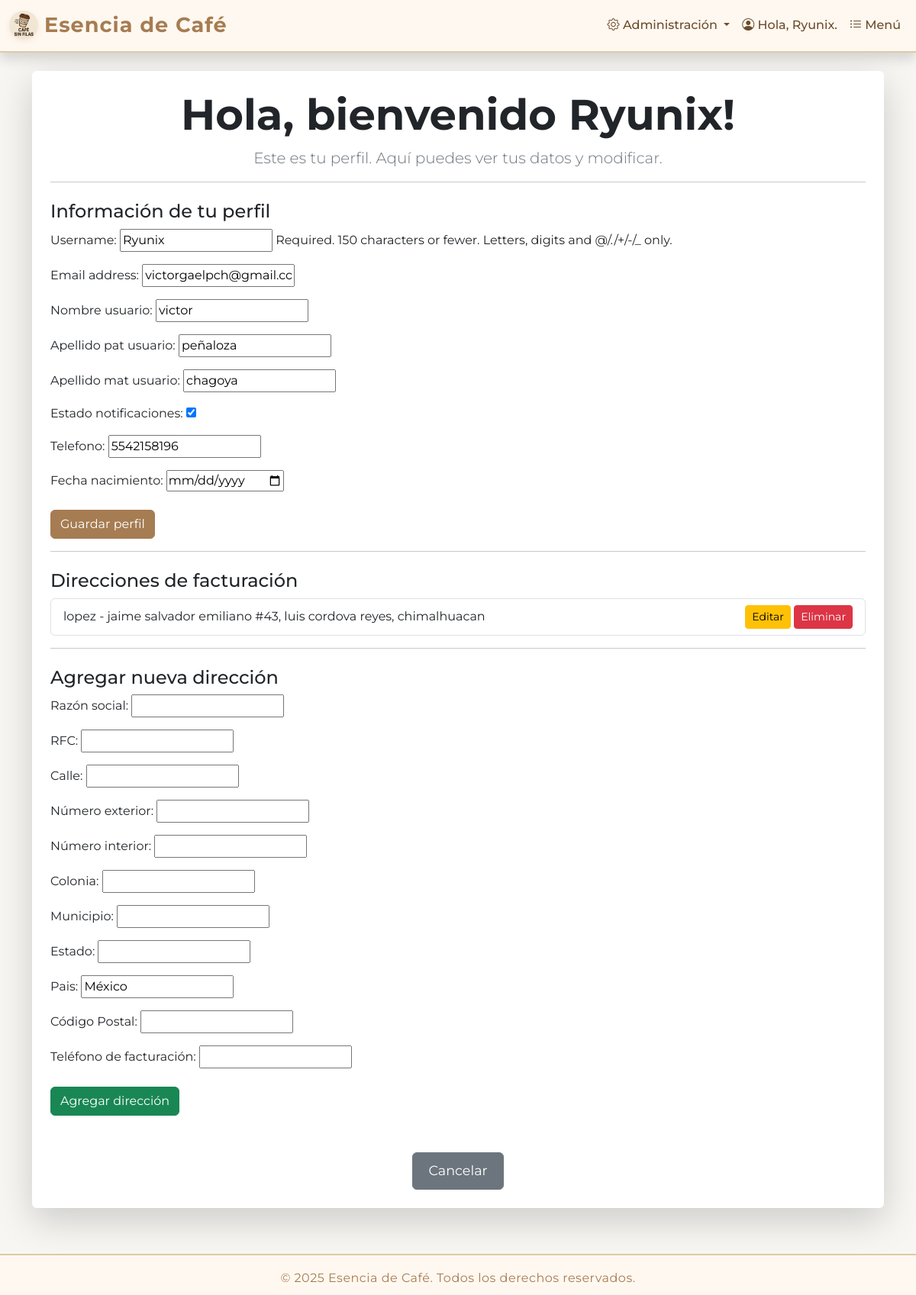
Screenshot of /perfil/editar/ (signed in) with the database file from the repository.
### pedido/models.py (models this page shows, shortened)
class PerfilUsuario(models.Model):
    user = models.OneToOneField(
        User, on_delete=models.CASCADE, related_name='perfil')
    nombre_usuario = models.CharField(max_length=50, default='')
    apellido_pat_usuario = models.CharField(max_length=50)
    apellido_mat_usuario = models.CharField(max_length=50)
    estado_cuenta_usuario = models.CharField(max_length=20)
    estado_notificaciones = models.BooleanField(default=True)
    telefono = models.CharField(max_length=15)
    fecha_registro = models.DateTimeField(auto_now_add=True)
    fecha_nacimiento = models.DateField(null=True, blank=True)
    puntos = models.PositiveIntegerField(default=0)
    id_gestor_pagos_online = models.CharField(
        max_length=100, blank=True)

### perfil/models.py (models this page shows)
class DireccionFacturacion(models.Model):
    usuario = models.ForeignKey(
        User, on_delete=models.CASCADE, related_name='direcciones_facturacion')
    razon_social = models.CharField("Razón social", max_length=100)
    rfc = models.CharField("RFC", max_length=13)
    calle = models.CharField("Calle", max_length=100)
    numero_exterior = models.CharField("Número exterior", max_length=10)
    numero_interior = models.CharField(
        "Número interior", max_length=10, blank=True, null=True)
    colonia = models.CharField(max_length=50)
    municipio = models.CharField(max_length=50)
    estado = models.CharField(max_length=50)
    pais = models.CharField(max_length=50, default='México')
    cp = models.CharField("Código Postal", max_length=10)
    telefono_facturacion = models.CharField(
        "Teléfono de facturación", max_length=15)
    def __str__(self):
        return f'{self.razon_social} - {self.calle} #{self.numero_exterior}, {self.colonia}, {self.municipio}'

### perfil/views.py (the view)
# urls.py: path('perfil/editar/', views.editar_perfil, name='editar_perfil'),
@login_required
def editar_perfil(request):
    perfil = request.user.perfil
    direcciones = request.user.direcciones_facturacion.all()
    if request.method == 'POST':
        user_form = UserForm(request.POST, instance=request.user)
        perfil_form = PerfilUsuarioForm(request.POST, instance=perfil)
        direccion_form = DireccionFacturacionForm(request.POST)
        if 'guardar_perfil' in request.POST:
            if user_form.is_valid() and perfil_form.is_valid():
                user_form.save()
                perfil_form.save()
                return redirect('ver_perfil')
        elif 'agregar_direccion' in request.POST:
            if direccion_form.is_valid():
                nueva_direccion = direccion_form.save(commit=False)
                nueva_direccion.usuario = request.user
                nueva_direccion.save()
                return redirect('editar_perfil')
    else:
        user_form = UserForm(instance=request.user)
        perfil_form = PerfilUsuarioForm(instance=perfil)
        direccion_form = DireccionFacturacionForm()
    return render(request, 'perfil/editarPerfil.html', {
        'user_form': user_form,
        'perfil_form': perfil_form,
        'direccion_form': direccion_form,
        'direcciones': direcciones,
    })

### perfil/forms.py
class UserForm(forms.ModelForm):
    class Meta:
        model = User
        fields = ['username', 'email']

class PerfilUsuarioForm(forms.ModelForm):
    class Meta:
        model = PerfilUsuario
        fields = [
            'nombre_usuario',
            'apellido_pat_usuario',
            'apellido_mat_usuario',
            'estado_notificaciones',
            'telefono',
            'fecha_nacimiento',
        ]
        widgets = {
            'fecha_nacimiento': forms.DateInput(attrs={'type': 'date'}),
        }

### SisWebCafe/context_processors.py (called while the page is built)
def es_gerente(request):
    if request.user.is_authenticated:
        return {'es_gerente': request.user.groups.filter(name='Gerente').exists()}
    return {'es_gerente': False}

### templates/perfil/editarPerfil.html (shortened to what this page needs)
{% extends "Principal/base.html" %} {% load static %} {% block content %}
<div class="bg-white p-4 rounded shadow-lg">
  <div class="text-center">
    <h1 class="display-4 fw-bold text-dark">
      Hola, bienvenido {{ user.username }}!
    </h1>
    <p class="lead text-secondary">
      Este es tu perfil. Aquí puedes ver tus datos y modificar.
    </p>
  </div>
  <hr />
  <div class="mt-4">
    <h4 class="text-dark">Información de tu perfil</h4>
    <form method="post" class="text-start">
      {% csrf_token %} {{ user_form.as_p }} {{ perfil_form.as_p }}
      <button type="submit" name="guardar_perfil" class="btn btn-primary mt-2">
        Guardar perfil
      </button>
    </form>
  </div>
  <hr />
  <div class="mt-4">
    <h4 class="text-dark">Direcciones de facturación</h4>
    <ul class="list-group">
      {% for direccion in direcciones %}
      <li
        class="list-group-item d-flex justify-content-between align-items-center"
      >
        {{ direccion }}
        <span>
          <a
            href="{% url 'editar_direccion' direccion.id %}"
            class="btn btn-sm btn-warning"
            >Editar</a
          >
          <a
            href="{% url 'eliminar_direccion' direccion.id %}"
            class="btn btn-sm btn-danger"
            >Eliminar</a
          >
        </span>
      </li>
      {% empty %}
      <li class="list-group-item text-muted">
        No tienes direcciones agregadas.
      </li>
      {% endfor %}
    </ul>
  </div>
  <hr />
  <div class="mt-4">
    <h4 class="text-dark">Agregar nueva dirección</h4>
    <form method="post" class="text-start">
      {% csrf_token %} {{ direccion_form.as_p }}
      <button
        type="submit"
        name="agregar_direccion"
        class="btn btn-success mt-2"
      >
        Agregar dirección
      </button>
    </form>
  </div>
  <form action="/perfil/" class="text-center mt-5">
    <button
      type="submit"
      class="btn btn-secondary"
      style="padding: 10px 20px; font-size: 1.1rem"
    >
      Cancelar
    </button>
  </form>
</div>
{% endblock content %}

### templates/Principal/base.html (shortened to what this page needs)
{% load static %}
<!DOCTYPE html>
<html lang="es">
  <head>
    <link
      href="https://cdn.jsdelivr.net/npm/bootstrap@5.3.0/dist/css/bootstrap.min.css"
      rel="stylesheet"
    />
    <link href="https://cdn.jsdelivr.net/npm/bootstrap-icons@1.11.3/font/bootstrap-icons.min.css" rel="stylesheet">
  </head>
  <body>
    {% if user.is_authenticated and user.is_staff %}
      <nav class="navbar navbar-light shadow sticky-top">
        <div class="container-fluid">
          <span class="navbar-brand mb-0 h1"><i class="bi bi-cash-register"></i> Panel de Caja</span>
          <a class="btn btn-outline-danger" href="{% url 'logout' %}"><i class="bi bi-box-arrow-right"></i> Cerrar sesión</a>
        </div>
      </nav>
    {% else %}
      <nav class="navbar navbar-expand-lg shadow sticky-top">
        <div class="container-fluid">
          <a class="navbar-brand d-flex align-items-center" href="/">
            <img src="{% static 'img/logo.jpg' %}" alt="Logo" width="38" class="me-2">
            Esencia de Café
          </a>
          <div class="collapse navbar-collapse" id="navbarNav">
            <ul class="navbar-nav ms-auto align-items-center">
              {% if es_gerente %}
              <li class="nav-item dropdown">
                <a
                  class="nav-link dropdown-toggle"
                  href="#"
                  id="adminDropdown"
                  role="button"
                  data-bs-toggle="dropdown"
                  aria-expanded="false"
                >
                  <i class="bi bi-gear"></i> Administración
                </a>
              </li>
              <li class="nav-item">
                <a class="nav-link" href="/perfil"><i class="bi bi-person-circle"></i> Hola, {{user.username}}.</a>
              </li>
              <li class="nav-item">
                <a class="nav-link" href="/productos"><i class="bi bi-list-ul"></i> Menú</a>
              </li>
              {% endif %}
            </ul>
          </div>
        </div>
      </nav>
    {% endif %}
    <div class="container mt-4">{% block content %} {% endblock %}</div>
    <footer>
      <div>
        <span>&copy; {{ now|default:2025 }} Esencia de Café. Todos los derechos reservados.</span>
      </div>
    </footer>
  </body>
</html>

### templates/Principal/base.html (style rules this page uses)
:root { --cafe-oscuro: #6d4c2b; --cafe-medio: #a67c52; --cafe-claro: #fff8f0; --cafe-dorado: #e0c9a6; --cafe-acento: #d2691e; --cafe-blanco: #f7f6f3; }
body { font-family: 'Montserrat', Arial, sans-serif; background: var(--cafe-blanco); }
.navbar { background: var(--cafe-claro) !important; border-bottom: 2px solid var(--cafe-dorado); box-shadow: 0 2px 8px rgba(166,124,82,0.07); }
.navbar-brand { font-weight: 700; color: var(--cafe-medio) !important; letter-spacing: 1px; font-size: 1.7rem; }
.nav-link { color: var(--cafe-oscuro) !important; font-weight: 500; transition: color 0.2s; }
.btn-primary, .btn-brown { background: var(--cafe-medio); border-color: var(--cafe-medio); color: #fff; }
footer { background: var(--cafe-claro); color: var(--cafe-medio); text-align: center; padding: 18px 0 10px 0; border-top: 2px solid var(--cafe-dorado); margin-top: 60px; font-size: 1rem; letter-spacing: 0.5px; }
.navbar-brand img { border-radius: 50%; box-shadow: 0 2px 6px rgba(166,124,82,0.13); }

### rows the page displays
PerfilUsuario: nombre_usuario "victor", apellido_pat_usuario "peñaloza", apellido_mat_usuario "chagoya", estado_notificaciones "☑", telefono "5542158196"
DireccionFacturacion: razon_social+calle+numero_exterior "lopez - jaime salvador emiliano #43, luis cordova reyes, chimalhuacan"

### other values shown
{{ user.username }} "Ryunix"
{{ now|default:2025 }} "2025"
